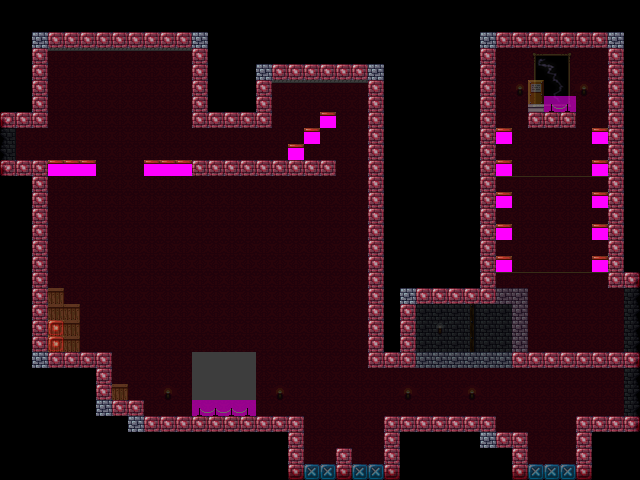

Below is a game level as drawn by its tile map, then a one-line description and the .tmx that defines it (tile-layer data replaced by summaries):
An orthogonal 40x30 tile map with 16x16 px tiles, 4 tile layers (back, center, front, meta), 3 tilesets and 24 objects (7x light, 4x leecher, 4x chandelier, 3x portal, statue, ...).

<map version="1.0" tiledversion="1.1.5" orientation="orthogonal" renderorder="right-down" width="40" height="30" tilewidth="16" tileheight="16" infinite="0" nextobjectid="35">
 <tileset firstgid="1" source="cshapes3.tsx" />
 <tileset firstgid="85" source="museum_tiles_16x16.tsx" />
 <tileset firstgid="277" source="zamaster_exhibits.tsx" />
 <layer name="back" width="40" height="30" opacity="0.24">
  <data>[1200 cells, 1200 non-empty, 23 distinct tile ids]</data>
 </layer>
 <objectgroup name="actors">
  <object id="1" name="leecher" x="192" y="128" width="176" height="32">
   <properties>
    <property name="type" value="leecher" />
   </properties>
  </object>
  <object id="3" name="statue" x="240" y="128" width="16" height="32">
   <properties>
    <property name="type" value="statue" />
   </properties>
  </object>
  <object id="4" name="painting" x="192" y="352" width="64" height="48">
   <properties>
    <property name="type" value="painting" />
   </properties>
  </object>
  <object id="5" name="chandelier" x="544" y="288" width="32" height="16">
   <properties>
    <property name="type" value="chandelier" />
   </properties>
  </object>
  <object id="8" name="EXHIBIT" x="544" y="64" width="32" height="48">
   <properties>
    <property name="type" value="FAKE" />
   </properties>
  </object>
  <object id="9" name="plaque" x="528" y="80" width="16" height="32">
   <properties>
    <property name="text" value=" Electric Arcs|| Fractal noise and a some intense| post-processing make for a| cool effect.|| Zamaster| 2013" />
    <property name="type" value="plaque" />
   </properties>
  </object>
  <object id="12" name="chandelier" x="112" y="80" width="32" height="16">
   <properties>
    <property name="type" value="chandelier" />
   </properties>
  </object>
  <object id="13" name="chandelier" x="208" y="224" width="32" height="16">
   <properties>
    <property name="type" value="chandelier" />
   </properties>
  </object>
  <object id="14" name="chandelier" x="272" y="224" width="32" height="16">
   <properties>
    <property name="type" value="chandelier" />
   </properties>
  </object>
  <object id="15" name="portal" x="0" y="128" width="32" height="32">
   <properties>
    <property name="enter" value="right" />
    <property name="portal_id" value="left" />
    <property name="to_map" value="museum_17.tmx" />
    <property name="to_portal_id" value="right" />
    <property name="type" value="portal" />
   </properties>
  </object>
  <object id="17" name="portal" x="608" y="288" width="32" height="64">
   <properties>
    <property name="enter" value="left" />
    <property name="portal_id" value="right_top" />
    <property name="to_map" value="museum_19.tmx" />
    <property name="to_portal_id" value="left" />
    <property name="type" value="portal" />
   </properties>
  </object>
  <object id="19" name="leecher" x="272" y="80" width="96" height="48">
   <properties>
    <property name="type" value="leecher" />
   </properties>
  </object>
  <object id="21" name="portal" x="608" y="368" width="32" height="48">
   <properties>
    <property name="enter" value="left" />
    <property name="portal_id" value="right_low" />
    <property name="to_map" value="museum_19.tmx" />
    <property name="to_portal_id" value="left" />
    <property name="type" value="portal" />
   </properties>
  </object>
  <object id="22" name="leecher" x="608" y="368" width="32" height="48">
   <properties>
    <property name="type" value="leecher" />
   </properties>
  </object>
  <object id="23" name="leecher" x="608" y="288" width="32" height="64">
   <properties>
    <property name="type" value="leecher" />
   </properties>
  </object>
  <object id="24" name="spawn" x="588.721" y="82.9987" width="16" height="24">
   <properties>
    <property name="type" value="spawn" />
   </properties>
  </object>
  <object id="26" name="island" x="272" y="384" width="336" height="48">
   <properties>
    <property name="type" value="island" />
   </properties>
  </object>
  <object id="28" name="light" x="464.333" y="384.333" width="16" height="16">
   <properties>
    <property name="b" type="float" value="1" />
    <property name="g" type="float" value="1" />
    <property name="mode" value="solid" />
    <property name="r" type="float" value="1" />
    <property name="radius" type="float" value="64" />
    <property name="type" value="light" />
   </properties>
  </object>
  <object id="29" name="light" x="400.333" y="384.333" width="16" height="16">
   <properties>
    <property name="b" type="float" value="1" />
    <property name="g" type="float" value="1" />
    <property name="mode" value="solid" />
    <property name="r" type="float" value="1" />
    <property name="radius" type="float" value="64" />
    <property name="type" value="light" />
   </properties>
  </object>
  <object id="30" name="light" x="272.333" y="384.333" width="16" height="16">
   <properties>
    <property name="b" type="float" value="1" />
    <property name="g" type="float" value="1" />
    <property name="mode" value="solid" />
    <property name="r" type="float" value="1" />
    <property name="radius" type="float" value="64" />
    <property name="type" value="light" />
   </properties>
  </object>
  <object id="31" name="light" x="160.333" y="384.333" width="16" height="16">
   <properties>
    <property name="b" type="float" value="1" />
    <property name="g" type="float" value="1" />
    <property name="mode" value="solid" />
    <property name="r" type="float" value="1" />
    <property name="radius" type="float" value="64" />
    <property name="type" value="light" />
   </properties>
  </object>
  <object id="32" name="light" x="432.333" y="320.333" width="16" height="16">
   <properties>
    <property name="b" type="float" value="1" />
    <property name="g" type="float" value="1" />
    <property name="mode" value="solid" />
    <property name="r" type="float" value="1" />
    <property name="radius" type="float" value="64" />
    <property name="type" value="light" />
   </properties>
  </object>
  <object id="33" name="light" x="512" y="80" width="16" height="16">
   <properties>
    <property name="b" type="float" value="1" />
    <property name="g" type="float" value="1" />
    <property name="mode" value="solid" />
    <property name="r" type="float" value="1" />
    <property name="radius" type="float" value="64" />
    <property name="type" value="light" />
   </properties>
  </object>
  <object id="34" name="light" x="576" y="80" width="16" height="16">
   <properties>
    <property name="b" type="float" value="1" />
    <property name="g" type="float" value="1" />
    <property name="mode" value="solid" />
    <property name="r" type="float" value="1" />
    <property name="radius" type="float" value="64" />
    <property name="type" value="light" />
   </properties>
  </object>
 </objectgroup>
 <layer name="center" width="40" height="30" opacity="0.53">
  <data>[1200 cells, 602 non-empty, 13 distinct tile ids]</data>
 </layer>
 <layer name="front" width="40" height="30">
  <data>[1200 cells, 577 non-empty, 8 distinct tile ids]</data>
 </layer>
 <layer name="meta" width="40" height="30" opacity="0.5">
  <data>[1200 cells, 205 non-empty, 3 distinct tile ids]</data>
 </layer>
</map>
